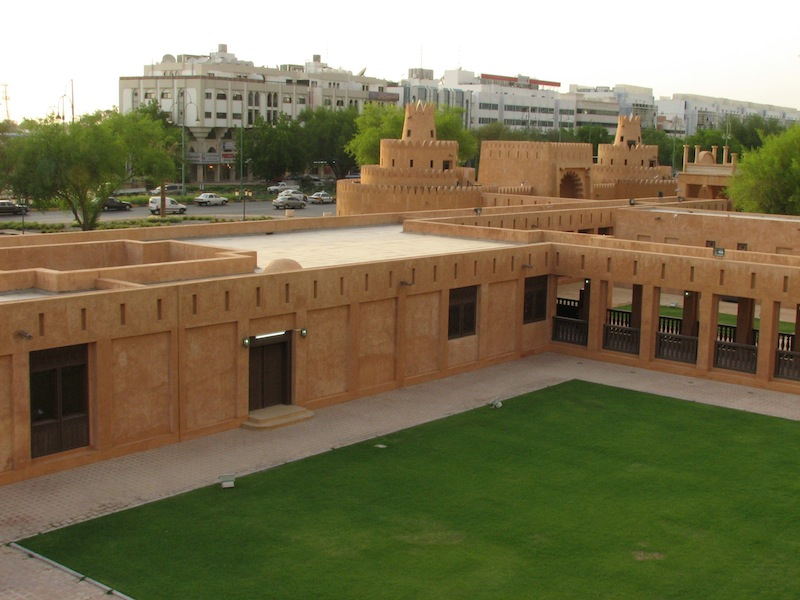
#> input picture Image1.jpg, 800 x 600 px
$ python stitching.py
#> lines starting #> are read from the running program, lines starting #| are printed output that depends on the picture
import cv2
import numpy as np

##############################################################
### FUNCTIONS
##############################################################

### 1. Extract ORB keypoints and descriptors from a gray image
def extract_features(gray):

  ## TODO: Detect ORB features and compute descriptors.
  ## TODO: (Overwrite the following 2 lines with your answer.)
  descriptors = np.array([[1,1], [7,5], [5,2], [3,4]], np.float32)
  keypoints = [cv2.KeyPoint(100 * x, 100 * y, 1) for (x,y) in descriptors]

  return (keypoints, descriptors)


### 2. Find corresponding features between the images
# [74 lines left out: functions find_matches, find_homography, calculate_size, merge_images, draw_matches, not called in this run]


##############################################################
### MAIN PROGRAM
##############################################################

### Load images
img1 = cv2.imread('Image1.jpg')
#> img1 is the input picture: shape (600, 800, 3); mean B, G, R 84.9, 115.8, 123.6
img2 = cv2.imread('Image2.jpg')
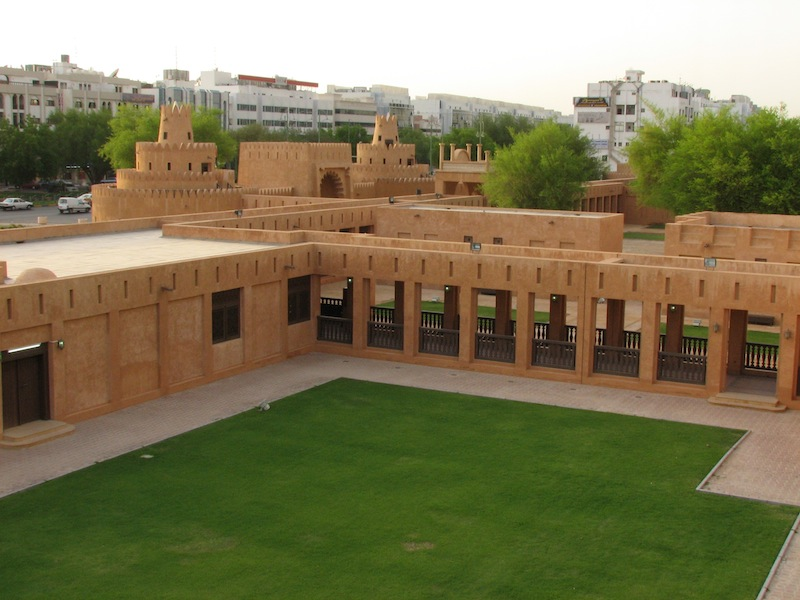
#> input picture Image2.jpg, 800 x 600 px
#> img2 is the input picture: shape (600, 800, 3); mean B, G, R 85.3, 119.4, 126.2

# Convert images to grayscale (for ORB detector).
gray1 = cv2.cvtColor(img1, cv2.COLOR_BGR2GRAY)
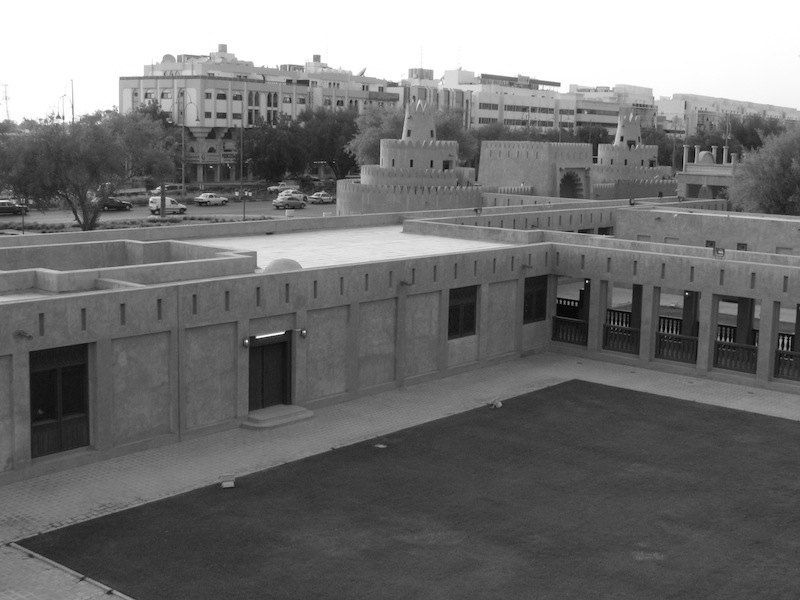
#> gray1: shape (600, 800); min 1, max 255, mean 114.6
gray2 = cv2.cvtColor(img2, cv2.COLOR_BGR2GRAY)
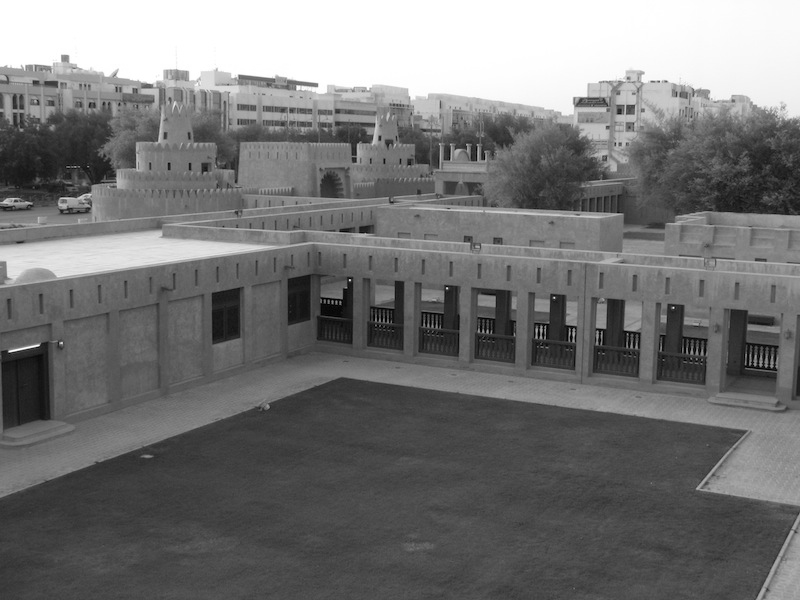
#> gray2: shape (600, 800); min 0, max 255, mean 117.6

### 1. Detect features and compute descriptors.

(kp1, desc1) = extract_features(img1)
#> kp1 = 4 keypoints; (x, y, size): (100, 100, 1), (700, 500, 1), (500, 200, 1), (300, 400, 1); desc1 = [[1, 1], [7, 5], [5, 2], [3, 4]]
(kp2, desc2) = extract_features(img2)
#> kp2 has the same summary as kp1; desc2 = [[1, 1], [7, 5], [5, 2], [3, 4]]
print ('{0} features detected in image1').format(len(kp1))
#| {0} features detected in image1
#> (the run stopped early here; a loop or call above may not have finished)
